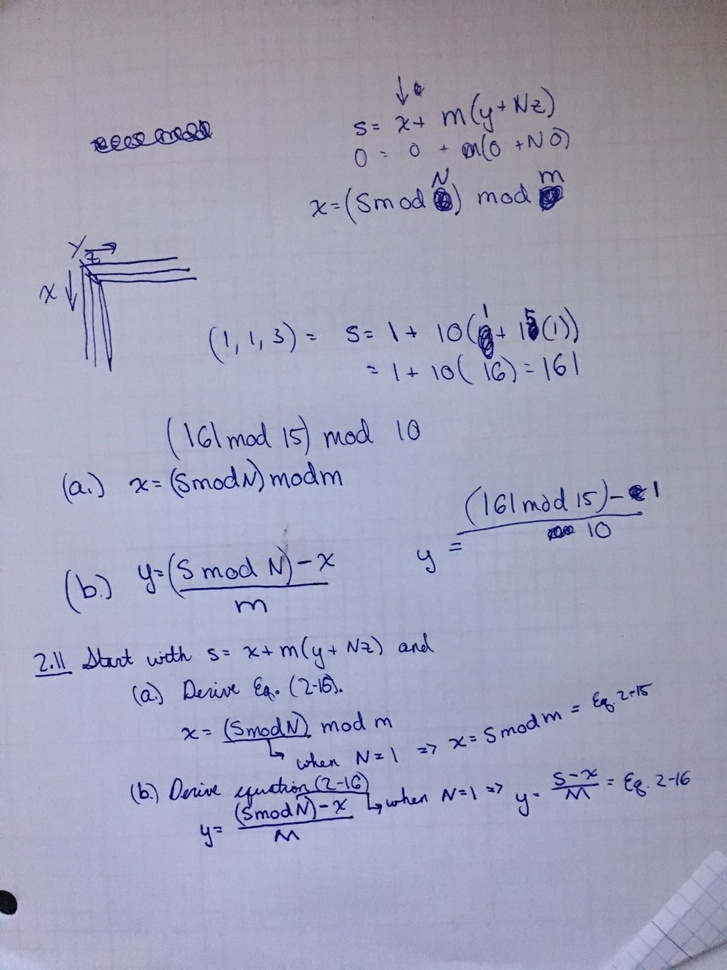
#> input picture Homework/Homework 1/handwritten exercises/exercise2_11.jpg, 727 x 970 px, shrunk from 960 x 1280 before the run
$ python ImageStatistics.py '../../Homework 1/handwritten exercises/exercise2_11.jpg'
#> lines starting #> are read from the running program, lines starting #| are printed output that depends on the picture
import numpy as np
import matplotlib.pyplot as plt
import imageio
import os
import sys
import cv2
from scipy.stats import entropy

class ImageStatistics(object):
    def __init__(self, image, bits_per_pixel=8):
        self.image = image
        self.resolution = ImageStatistics.calculate_resolution(image, bits_per_pixel)
        self.gray_levels = 2**bits_per_pixel
        self.histogram = ImageStatistics.calculate_histogram(image, bits_per_pixel)
        self.probability_density_function = ImageStatistics.calculate_pdf(image, bits_per_pixel)
        self.mean = ImageStatistics.calculate_mean(image)
        self.variance = ImageStatistics.calculate_variance(image)
        self.std_dev = ImageStatistics.calculate_std_dev(image)
        self.entropy = ImageStatistics.calculate_entropy(image)

    def __str__(self):
        stringRepresentation = "Resolution: " + str(self.resolution) + "\n"
        stringRepresentation += "Number Gray Levels (L): " + str(self.gray_levels) + "\n"
        stringRepresentation += "Histogram Representation H(k): " + str(self.histogram) + "\n"
        stringRepresentation += "Probability Density Function P(k): " + str(self.probability_density_function) + "\n"
        stringRepresentation += "Mean: " + str(self.mean) + "\n"
        stringRepresentation += "Variance: " + str(self.variance) + "\n"
        stringRepresentation += "Standard Deviance: " + str(self.std_dev) + "\n"
        stringRepresentation += "Entropy: " + str(self.entropy) + "\n"
        return stringRepresentation

    def show_histogram(self):
        plt.plot(self.histogram, label="histogram")
        plt.legend()
        plt.show()

    def show_pdf(self):
        plt.plot(self.probability_density_function, label="probability_density_function")
        plt.legend()
        plt.show()

    @staticmethod
    def calculate_resolution(image, bits_per_pixel=8):
        row_count, column_count = image.shape
        return row_count * column_count * bits_per_pixel

    @staticmethod
    def calculate_histogram(image, bits_per_pixel=8):
        histogram = np.zeros((2**bits_per_pixel, 1))

        for row in image:
            for pixel in row:
                histogram[int(pixel), 0] += 1

        return histogram

    @staticmethod
    def calculate_pdf(image, bits_per_pixel=8):
        row_count, column_count = image.shape
        N = row_count*column_count
        hist = ImageStatistics.calculate_histogram(image, bits_per_pixel)
        return hist / N

    @staticmethod
    def normalize_image(image, bits_per_pixel=8):
        return image / (2**bits_per_pixel)

    @staticmethod
    def calculate_mean(image, bits_per_pixel=8):
        return np.mean(image)

    @staticmethod
    def calculate_variance(image, bits_per_pixel=8):
        return np.var(image)

    @staticmethod
    def calculate_std_dev(image, bits_per_pixel=8):
        return np.std(image)

    @staticmethod
    def calculate_entropy(image, base=2):
        _, counts = np.unique(image, return_counts=True)
        return entropy(counts, base=base)


if __name__ == "__main__":
    args = sys.argv

    if(len(args) != 2):
        print("Command Line Arguments should follow the format:")
        print("python ImageStatistics.py [relative_image_path]")
    else:
        image_path = sys.argv[1]

        # Read image:
        image = cv2.imread(image_path, 0)
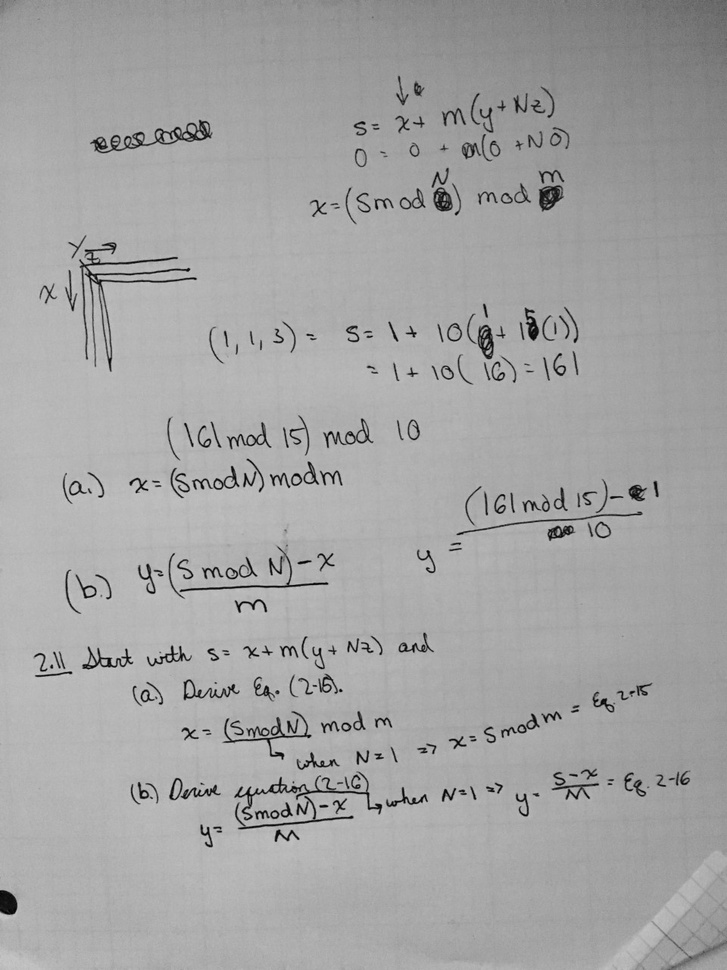
#> image: shape (970, 727); min 0, max 202, mean 164.3

        print("Initial image: ")
        print(image, image.shape)
#> (printed output is left out)

        image_stats = ImageStatistics(image, 8)
#> in __init__, `self.resolution = ImageStatistics.calculate_resolution(image, bits_per..`: self.resolution = 5641520
#> after the loop in calculate_histogram, `for row in image:`: histogram = 256 values, max 25723 at index 176, min 0 at index 203, mean 2754.6
#> in __init__, `self.histogram = ImageStatistics.calculate_histogram(image, bits_per_p..`: self.histogram has the same summary as histogram in calculate_histogram
#> in calculate_pdf, `hist = ImageStatistics.calculate_histogram(image, bits_per_pixel)`: hist has the same summary as histogram in calculate_histogram
#> in __init__, `self.probability_density_function = ImageStatistics.calculate_pdf(imag..`: self.probability_density_function = 256 values, max 0.0365 at index 176, min 0 at index 203, mean 0.00391
#> in __init__, `self.mean = ImageStatistics.calculate_mean(image)`: self.mean = 164.3
#> in __init__, `self.variance = ImageStatistics.calculate_variance(image)`: self.variance = 585.5
#> in __init__, `self.std_dev = ImageStatistics.calculate_std_dev(image)`: self.std_dev = 24.2
#> in calculate_entropy, `_, counts = np.unique(image, return_counts=True)`: counts = 203 values, max 25723 at index 176, min 3 at index 201, mean 3473.8
#> in __init__, `self.entropy = ImageStatistics.calculate_entropy(image)`: self.entropy = 5.83
        print(image_stats)
#> (printed output is left out)
        image_stats.show_histogram()
#> in show_histogram, `plt.show()`:
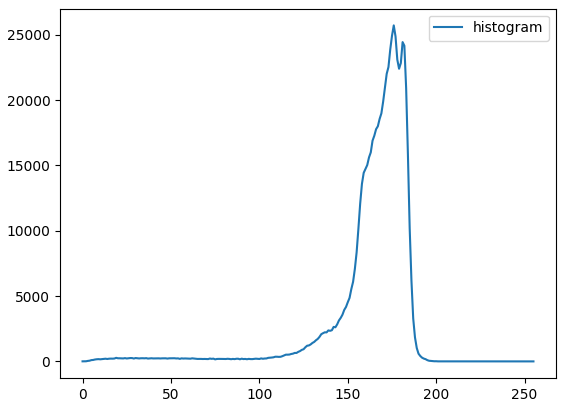
#> figure drawn by matplotlib, 1 panel; curve peaks at x = 176, y = 25723
        image_stats.show_pdf()
#> in show_pdf, `plt.show()`:
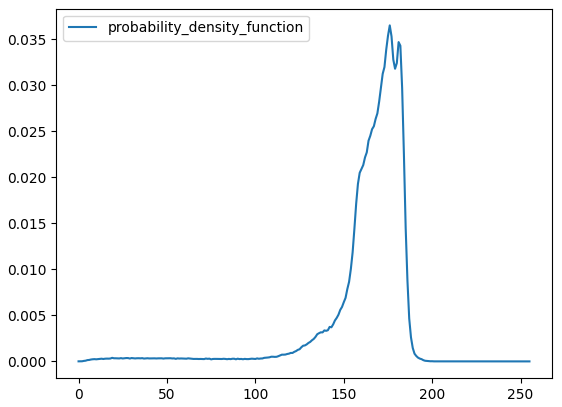
#> figure drawn by matplotlib, 1 panel; curve peaks at x = 176, y = 0.0365

        # Display image:
        plt.imshow(image, cmap='gray')
        plt.show()
